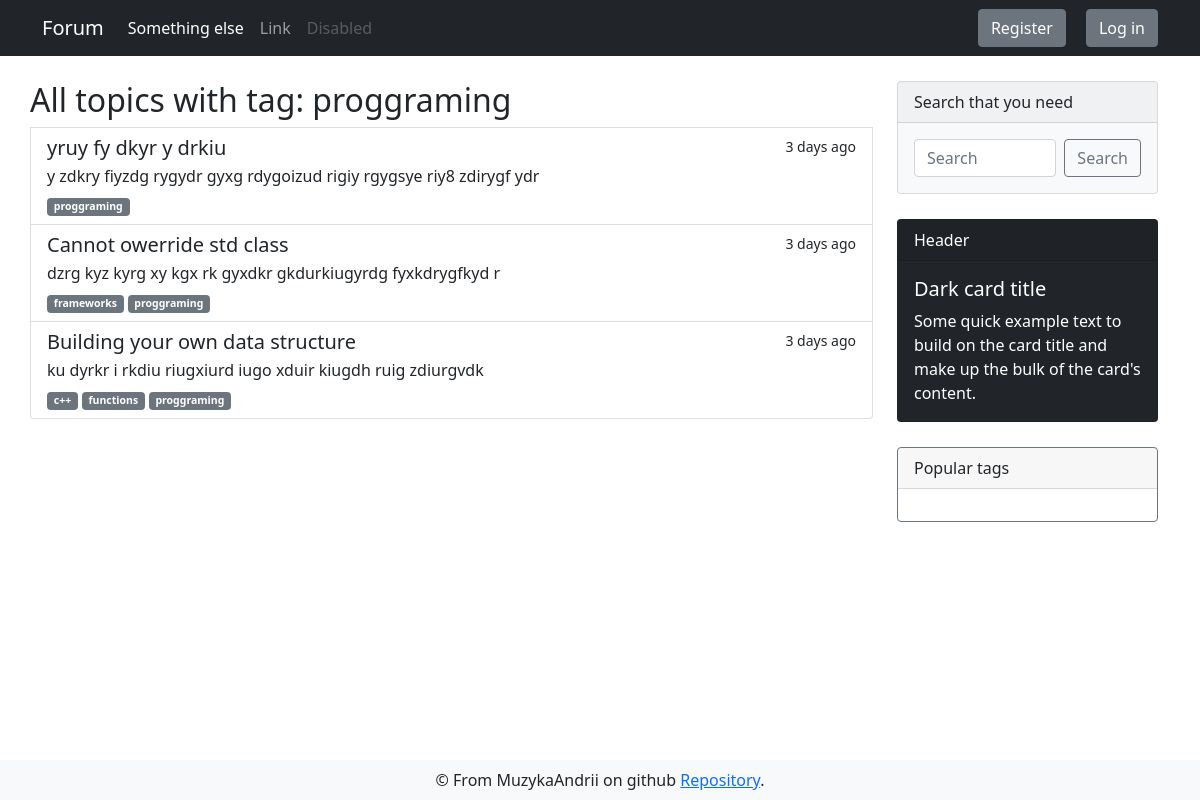
The page /forum/tag/proggraming on the database its author committed.
### app/models.py (models this page shows, shortened)
class DbMixin(object):
    def save(self):
        db.session.add(self)
        db.session.commit()

class Tag(DbMixin, db.Model):
    id = db.Column(db.Integer, primary_key = True, autoincrement=True)
    name = db.Column(db.String(50), unique=True, nullable=False)
    slug = db.Column(db.String(100), unique=True, nullable=False)
    section_id = db.Column(db.Integer, db.ForeignKey('section.id'), nullable=False)

class Discussion(DbMixin, db.Model):
    id = db.Column(db.Integer, primary_key = True, autoincrement=True)
    theme = db.Column(db.String, unique=True, nullable=False)
    text = db.Column(db.Text, unique=True, nullable=False)
    theme_id = db.Column(db.Integer, db.ForeignKey('theme.id'), nullable=False)
    tags = db.relationship('Tag', secondary=discussion_tags, backref=db.backref('discussions', lazy='dynamic'))
    comments = db.relationship('Comment', backref='parent_discussion', lazy='dynamic')
    creator_id = db.Column(db.Integer, db.ForeignKey('user.id'), nullable=False)
    edit_requests = db.relationship('Edit_request', backref='target_discussion', lazy='select')

### app/views.py (the view)
@app.route('/forum/tag/<string:tag_slug>', methods=['GET'])
def tags_discussions(tag_slug):
    tag = Tag.query.filter_by(slug=tag_slug).first_or_404()
    all_themes = tag.parent_section.themes.all()
    all_discussions = list()
    for theme in all_themes:
        [all_discussions.append(discussion) for discussion in theme.discussions]
    discussions_with_tag = list()
    for discussion in all_discussions:
        for d_tag in discussion.tags:
            if d_tag.slug == tag_slug:
                discussions_with_tag.append(discussion)
    return render_template('forum/tags_discussions.html', discussions=discussions_with_tag, tag_name=tag.name, section_slug=tag.parent_section.slug)

### app/views.py (called while the page is built)
@app.before_request
def update_last_seen():
    if current_user.is_authenticated:
        current_user.last_seen = dt.now()
        current_user.save()

### app/templates/forum/tags_discussions.html (shortened to what this page needs)
{% extends "layouts/base.html" %}
{% block content %}
<div class="container">
    <div class="row">
        <div style="margin: 25px 0;" class="list-group col-md-9">
            <h2>All topics with tag: {{ tag_name }}</h2>
            {% for discussion in discussions %}
            <a href="{{ url_for('discussion', section_slug=section_slug, theme_slug=discussion.parent_theme.slug, discussion_id=discussion.id) }}"
                class="list-group-item list-group-item-action" aria-current="true">
                <div class="d-flex w-100 justify-content-between">
                    <h5 class="mb-1">{{ discussion.theme }}</h5>
                    <small>3 days ago</small>
                </div>
                <p class="mb-1">{{ discussion.text | truncate(100) }}</p>
                <small>
                    {% for tag in discussion.tags %}
                    <span class="badge bg-secondary">{{ tag.name }}</span>
                    {% endfor %}
                </small>
            </a>
            {% endfor %}
        </div>
        {% include 'layouts/sidebar.html' %}
    </div>
</div>
{% endblock %}

### rows shown on the page
Tag: name "proggraming"
Discussion: theme "yruy fy dkyr y drkiu", text "y zdkry fiyzdg rygydr gyxg rdygoizud rigiy rgygsye riy8 zdirygf ydr"
Discussion: theme "Cannot owerride std class", text "dzrg kyz kyrg xy kgx rk gyxdkr gkdurkiugyrdg fyxkdrygfkyd r"
Tag: name "frameworks"
Discussion: theme "Building your own data structure", text "ku dyrkr i rkdiu riugxiurd iugo xduir kiugdh ruig zdiurgvdk"
Tag: name "c++"
Tag: name "functions"
